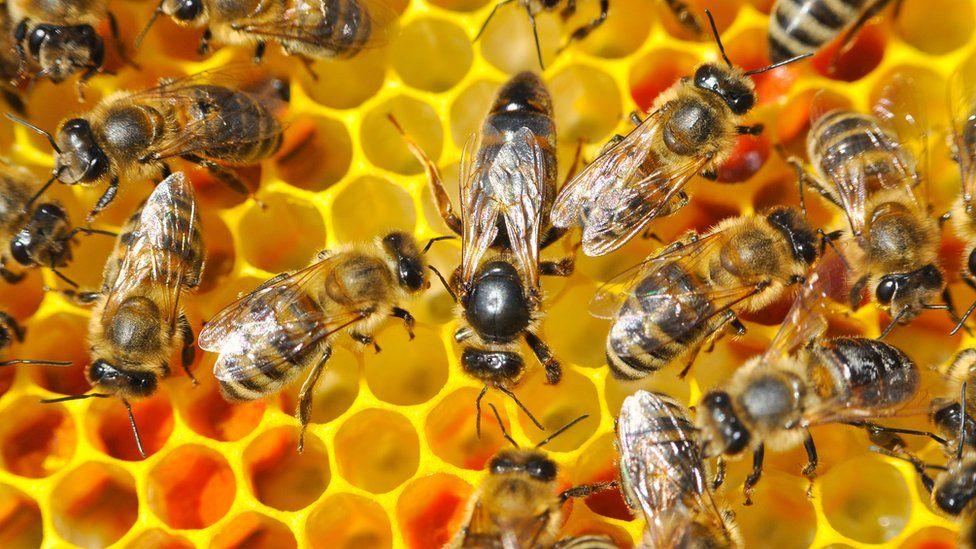
#> input picture Programmes/YOLOv10/Dataset/ImageCisors/Test/images/_99191421_gettyimages-801124046_jpg.rf.cf018c6930c40b99edb7e54d07d85c6c.jpg, 976 x 549 px; its folder holds only this picture in this run
$ jupyter execute --allow-errors Cisors2000.ipynb
#> lines starting #> are read from the running program, lines starting #| are printed output that depends on the picture
## Cisors 2000

[cell 1]
import os
import cv2
import cv2

#### Configuration

[cell 2]
INPUT_IMAGE_DIR = 'Test/images'
INPUT_LABEL_DIR = 'Test/labels'
OUTPUT_IMAGE_DIR = 'Output/images'
OUTPUT_LABEL_DIR = 'Output/labels'

PRINT_BBOX_DIR = 'BBOX30'

ROWS = 2  # Découpage vertical
COLS = 2  # Découpage horizontal

# Préparation des dossiers de sortie
os.makedirs(OUTPUT_IMAGE_DIR, exist_ok=True)
os.makedirs(OUTPUT_LABEL_DIR, exist_ok=True)
os.makedirs(PRINT_BBOX_DIR, exist_ok=True)

Format  des bounding boxes :  ``class`` ``x_center`` ``y_center`` `width` `height` (normalisés entre 0 et 1).

[cell 3]
# [67 lines left out: function convert_bbox, not called in this run]

[cell 4]
for img_file in os.listdir(INPUT_IMAGE_DIR):
    if not img_file.lower().endswith(('.jpg', '.jpeg', '.png')):
        continue

    img_path = os.path.join(INPUT_IMAGE_DIR, img_file)
    label_path = os.path.join(INPUT_LABEL_DIR, os.path.splitext(img_file)[0] + '.txt')

    img = cv2.imread(img_path)
#> img is the input picture: shape (549, 976, 3); mean B, G, R 34.1, 123.8, 178.9
    orig_h, orig_w = img.shape[:2] # On récupère la taille de l'image en px
#> orig_h = 549; orig_w = 976
    crop_h = orig_h // ROWS
#> crop_h = 274
    crop_w = orig_w // COLS
#> crop_w = 488

    # Chargement des labels YOLO
    bboxes = []
    if os.path.exists(label_path):
        with open(label_path, 'r') as f:
            for line in f:
                parts = line.strip().split()
                if len(parts) != 5:
                    continue
                cls, x, y, w, h = map(float, parts)
                bboxes.append((int(cls), [x, y, w, h]))

    # Découpe de l’image
    for i in range(ROWS):
        for j in range(COLS):
            x_offset = j * crop_w
            y_offset = i * crop_h

            crop = img[y_offset:y_offset + crop_h, x_offset:x_offset + crop_w]
            crop_name = f"{os.path.splitext(img_file)[0]}_{i}_{j}.jpg"
            crop_label = f"{os.path.splitext(img_file)[0]}_{i}_{j}.txt"

            cv2.imwrite(os.path.join(OUTPUT_IMAGE_DIR, crop_name), crop)

            # On construit le fichier label
            new_labels = []
            for cls, bbox in bboxes:
                new_bbox = convert_bbox(bbox, orig_w, orig_h, x_offset, y_offset, crop_w, crop_h)
                if new_bbox:
                    new_labels.append(f"{cls} {' '.join(f'{v:.6f}' for v in new_bbox)}")

            # On écrit le fichier label
            with open(os.path.join(OUTPUT_LABEL_DIR, crop_label), 'w') as f:
                f.write('\n'.join(new_labels) + '\n' if new_labels else '')
#> this loop made 2 passes
#> pass 1, `cv2.imwrite(os.path.join(OUTPUT_IMAGE_DIR, crop_name), crop)`:
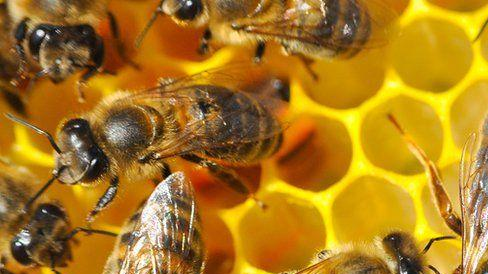
#> saved as _99191421_gettyimages-801124046_jpg.rf.cf018c6930c40b99edb7e54d07d85c6c_0_0.jpg: shape (274, 488, 3); mean B, G, R 29.9, 122.1, 170.5
#> pass 1, `cv2.imwrite(os.path.join(OUTPUT_IMAGE_DIR, crop_name), crop)`:
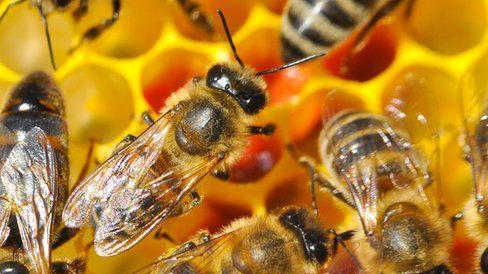
#> saved as _99191421_gettyimages-801124046_jpg.rf.cf018c6930c40b99edb7e54d07d85c6c_0_1.jpg: shape (274, 488, 3); mean B, G, R 43.2, 125.8, 179.1
#> pass 2, `cv2.imwrite(os.path.join(OUTPUT_IMAGE_DIR, crop_name), crop)`:
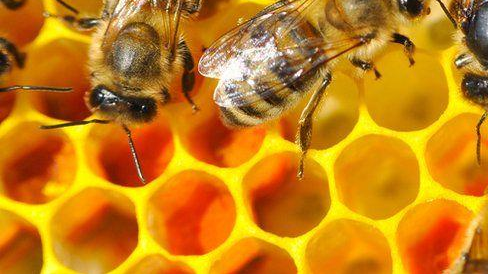
#> saved as _99191421_gettyimages-801124046_jpg.rf.cf018c6930c40b99edb7e54d07d85c6c_1_0.jpg: shape (274, 488, 3); mean B, G, R 21.4, 127.1, 198
#> pass 2, `cv2.imwrite(os.path.join(OUTPUT_IMAGE_DIR, crop_name), crop)`:
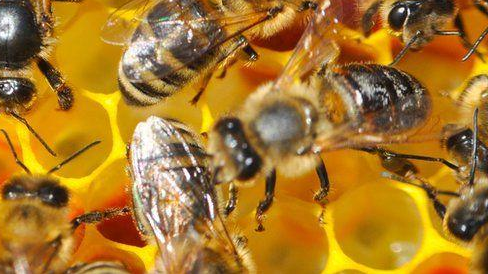
#> saved as _99191421_gettyimages-801124046_jpg.rf.cf018c6930c40b99edb7e54d07d85c6c_1_1.jpg: shape (274, 488, 3); mean B, G, R 41.9, 120.4, 168

#### Pour visualiser les bbox

[cell 5]
def draw_yolo_bboxes(image_path, label_path, class_names=None):
    # Charger l'image
    image = cv2.imread(image_path)
    h, w = image.shape[:2]
#> h = 549; w = 976

    # Lire les annotations YOLO
    with open(label_path, 'r') as f:
        lines = f.readlines()

    for line in lines:
        parts = line.strip().split()
        class_id = int(parts[0])
        x_center, y_center, bbox_w, bbox_h = map(float, parts[1:])

        # Convertir en coordonnées absolues
        x1 = int((x_center - bbox_w / 2) * w)
        y1 = int((y_center - bbox_h / 2) * h)
        x2 = int((x_center + bbox_w / 2) * w)
        y2 = int((y_center + bbox_h / 2) * h)

        # Dessiner la bbox
        cv2.rectangle(image, (x1, y1), (x2, y2), (0, 255, 0), 2)

        # Afficher le nom de la classe si fourni
        if class_names:
            label = class_names[class_id]
            cv2.putText(image, label, (x1, y1 - 10), cv2.FONT_HERSHEY_SIMPLEX,
                        0.5, (0, 255, 0), 1, cv2.LINE_AA)

    output_path = os.path.join(PRINT_BBOX_DIR, f"bbox_{os.path.basename(image_path)}")
    cv2.imwrite(output_path, image)
